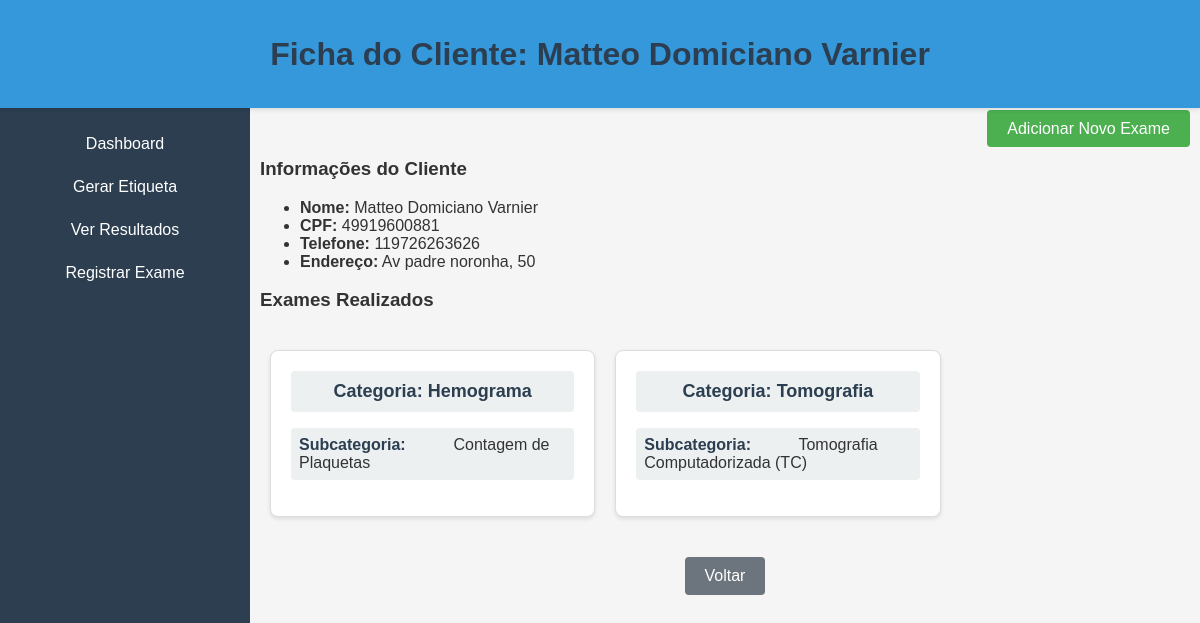
The app's page /client_record/Matteo Domiciano Varnier with its own data.
### app/models.py (models this page shows, shortened)
class User(db.Model):
    id = db.Column(db.Integer, primary_key=True)
    patient_name = db.Column(db.String(100), nullable=False)
    cpf = db.Column(db.String(14), nullable=False)
    phone = db.Column(db.String(15), nullable=False)
    address = db.Column(db.String(200), nullable=False)
    category = db.Column(db.String(100), nullable=False)
    subcategory = db.Column(db.String(100), nullable=False)

### app/app.py (the view)
@app.route('/client_record/<string:patient_name>')
def client_record(patient_name):
    exams = User.query.filter_by(patient_name=patient_name).all()
    if not exams:
        flash(f'Nenhum exame encontrado para o paciente: {patient_name}', 'warning')
        return redirect(url_for('client_record_search'))
    client_info = {
        "cpf": exams[0].cpf,
        "phone": exams[0].phone,
        "address": exams[0].address
    }
    grouped_exams = defaultdict(lambda: {"exams": []})
    for exam in exams:
        grouped_exams[exam.category]["exams"].append({
            "id": exam.id,
            "subcategory": exam.subcategory,
        })
    return render_template(
        'client_record.html',
        patient_name=patient_name,
        cpf=client_info["cpf"],
        phone=client_info["phone"],
        address=client_info["address"],
        grouped_exams=grouped_exams
    )

### app/templates/client_record.html (shortened to what this page needs)
<!DOCTYPE html>
<html lang="pt-BR">
<head>
    <link rel="stylesheet" href="{{ url_for('static', filename='style/mainpage.css') }}">
</head>
<body>
    <div class="sidebar">
        <div class="sidebar-content">
            <div class="sidebar-box">
                <a href="{{ url_for('home') }}" class="btn-option">Dashboard</a>
                <a href="{{ url_for('generate_label') }}" class="btn-option">Gerar Etiqueta</a>
                <a href="{{ url_for('results') }}" class="btn-option">Ver Resultados</a>
                <a href="{{ url_for('exame') }}" class="btn-option">Registrar Exame</a>
            </div>
        </div>
    </div>
    <div class="fixed-header">
        <h1>Ficha do Cliente: {{ patient_name }}</h1>
    </div>
    <div class="add-exam-button">
        <a href="{{ url_for('client_record_search', patient_name=patient_name) }}" class="btn-add-exam">Adicionar Novo Exame</a>
    </div>
    <div class="client-info">
        <h3>Informações do Cliente</h3>
        <ul>
            <li><strong>Nome:</strong> {{ patient_name }}</li>
            <li><strong>CPF:</strong> {{ cpf }}</li>
            <li><strong>Telefone:</strong> {{ phone }}</li>
            <li><strong>Endereço:</strong> {{ address }}</li>
        </ul>
    </div>
    <div class="exam-info">
        <h3>Exames Realizados</h3>
        {% if grouped_exams %}
            <div class="results-container">
                {% for category, category_data in grouped_exams.items() %}
                    <div class="exam-card">
                        <div class="category">
                            <strong>Categoria:</strong> {{ category }}
                        </div>
                        {% for exam in category_data.exams %}
                            <div class="exam-details">
                                <ul>
                                    <li><strong>Subcategoria:</strong> {{ exam.subcategory }}</li>
                                </ul>
                            </div>
                        {% endfor %}
                    </div>
                {% endfor %}
            </div>
        {% else %}
            <p>Não há exames registrados para este paciente.</p>
        {% endif %}
        <button onclick="goBack()" class="btn-back">Voltar</button>
    </div>
</body>
</html>

### app/static/style/mainpage.css (style rules this page uses)
body { font-family: 'Arial', sans-serif; background-color: #f5f5f5; color: #333; margin: 0; padding: 0; padding-top: 80px; padding-left: 250px; }
.sidebar { width: 250px; height: 100vh; background-color: #2c3e50; color: white; position: fixed; top: 0; left: 0; z-index: 1000; overflow-y: auto; overflow-x: hidden; transition: left 0.3s ease; }
.sidebar-content { padding: 20px; padding-top: 70px; margin-top: 50px; }
.sidebar-box .btn-option { display: block; background-color: #2c3e50; color: white; padding: 10px; border: none; border-radius: 4px; text-align: center; margin-bottom: 10px; text-decoration: none; font-size: 16px; position: relative; overflow: hidden; }
.sidebar-box .btn-option::after { content: ""; position: absolute; left: 0; bottom: 0; width: 0; height: 2px; background-color: white; transition: width 0.3s ease-out; }
.sidebar .btn-option { background-color: #2c3e50; color: #ffffff; padding: 10px 20px; border: none; border-radius: 5px; cursor: pointer; margin: 5px; text-align: center; text-decoration: none; display: block; }
h1 { color: #2c3e50; text-align: center; margin-bottom: 20px; }
a { color: #3498db; text-decoration: none; margin-top: 10px; }
button { padding: 10px 20px; font-size: 16px; border: none; border-radius: 5px; cursor: pointer; }
.btn-back { background-color: #6c757d; color: white; padding: 10px 20px; border: none; border-radius: 4px; font-size: 16px; cursor: pointer; margin: 0 auto; display: block; width: fit-content; text-align: center; }
button[type="submit"], .btn-back { background-color: #3498db; color: white; padding: 10px 20px; border: none; border-radius: 4px; cursor: pointer; font-size: 16px; margin: 0 auto; display: block; width: fit-content; text-align: center; }
.fixed-header { position: fixed; top: 0; left: 0; width: 100%; background-color: #3498db; color: white; padding: 15px 0; text-align: center; box-shadow: 0 2px 4px rgba(0, 0, 0, 0.1); z-index: 1000; }
.client-info { margin-left: 10px; }
.exam-info h3 { margin-left: 10px; }
.results-container { display: flex; flex-wrap: wrap; gap: 20px; padding: 20px; justify-content: flex-start; }
.exam-card { border: 1px solid #ddd; border-radius: 8px; padding: 20px; background-color: white; box-shadow: 0 2px 4px rgba(0, 0, 0, 0.1); width: calc(33.33% - 20px); margin-bottom: 20px; word-wrap: break-word; }
.category { font-size: 18px; font-weight: bold; color: #2c3e50; margin-bottom: 15px; padding: 10px; background-color: #ecf0f1; border-radius: 4px; text-align: center; }
.exam-details { margin-top: 15px; }
.exam-details ul { list-style-type: none; padding: 0; }
.exam-details ul li { margin-bottom: 10px; padding: 8px; background-color: #ecf0f1; border-radius: 4px; word-break: break-word; }
.exam-details ul li strong { color: #2c3e50; display: inline-block; width: 150px; }
.add-exam-button { text-align: right; margin-bottom: 20px; margin-top: 40px; margin-right: 10px; }
.btn-add-exam { background-color: #4CAF50; color: white; padding: 10px 20px; border: none; border-radius: 4px; text-decoration: none; font-size: 16px; cursor: pointer; }
.btn-option { background-color: #3498db; color: white; padding: 15px 30px; border: none; border-radius: 4px; text-decoration: none; font-size: 18px; text-align: center; cursor: pointer; }

### records on screen
User: cpf "49919600881", phone "119726263626", address "Av padre noronha, 50", category "Hemograma", subcategory "Contagem de Plaquetas"
User: category "Tomografia", subcategory "Tomografia Computadorizada (TC)"

### other values on screen
{{ patient_name }} "Matteo Domiciano Varnier"
